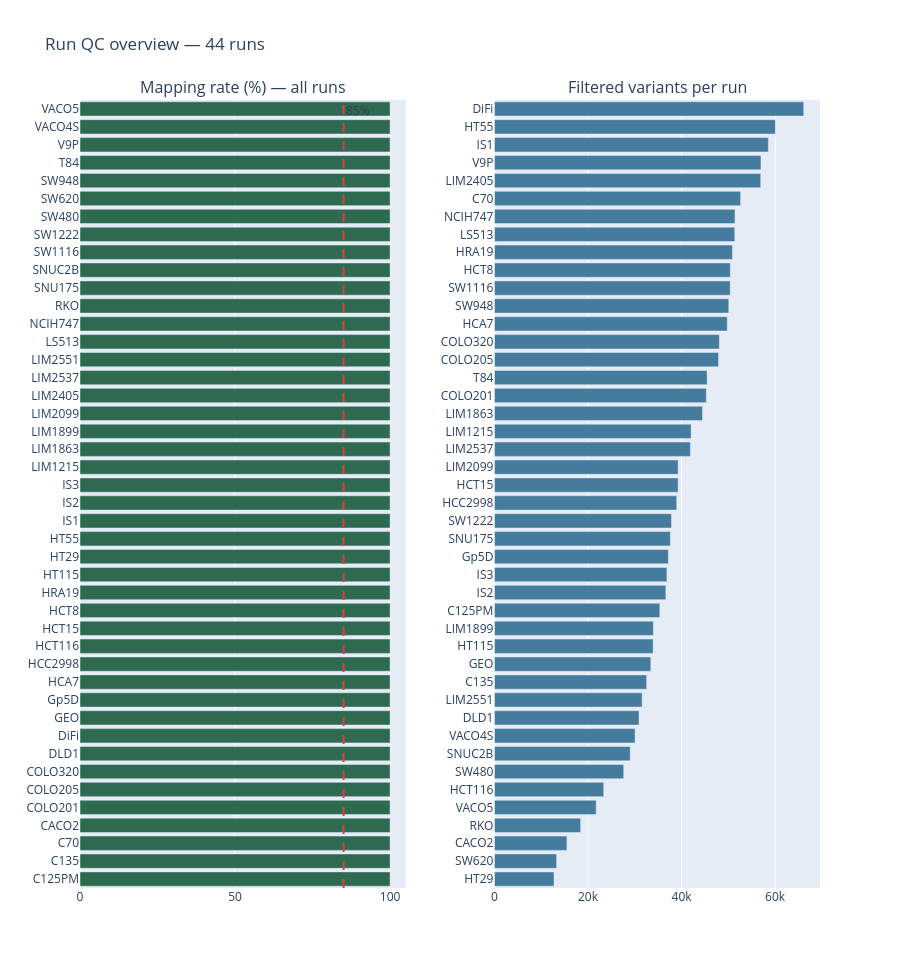

Notebook code for this chart:
### Markdown cell above
## Cross-sample QC overview
Mapping rate, variant counts, and mean depth for every run in the database.

### Code cell
runs = query("""
    SELECT r.run_id, s.name AS sample, s.cell_line,
           r.mapping_rate, r.total_raw, r.total_filt, r.run_date
    FROM runs r
    JOIN samples s ON r.sample_id = s.sample_id
    ORDER BY s.cell_line, r.run_id
""")

if runs.empty:
    print("No runs found in database.")
else:
    runs["label"] = runs["cell_line"].fillna(runs["sample"])
    runs_sorted = runs.sort_values("mapping_rate", ascending=True)

    fig = make_subplots(
        rows=1, cols=2,
        subplot_titles=("Mapping rate (%) — all runs", "Filtered variants per run"),
        horizontal_spacing=0.12
    )

    # Horizontal bar — mapping rate, coloured by pass/fail
    colors = ["#e63946" if v < 85 else "#2d6a4f" for v in runs_sorted["mapping_rate"]]
    fig.add_trace(go.Bar(
        y=runs_sorted["label"],
        x=runs_sorted["mapping_rate"],
        orientation="h",
        marker_color=colors,
        hovertemplate="%{y}<br>Mapping rate: %{x:.1f}%<extra></extra>"
    ), row=1, col=1)
    fig.add_vline(x=85, line_dash="dash", line_color="#e63946",
                  annotation_text="85%", row=1, col=1)

    # Horizontal bar — filtered variants
    runs_sorted2 = runs.sort_values("total_filt", ascending=True)
    fig.add_trace(go.Bar(
        y=runs_sorted2["label"],
        x=runs_sorted2["total_filt"],
        orientation="h",
        marker_color="#457b9d",
        hovertemplate="%{y}<br>Filtered variants: %{x:,}<extra></extra>"
    ), row=1, col=2)

    n = len(runs)
    fig.update_layout(
        height=max(400, 22 * n),
        title=f"Run QC overview — {n} runs",
        showlegend=False
    )
    fig.update_yaxes(tickmode='linear', dtick=1)
    fig.update_xaxes(range=[0, 105], row=1, col=1)
    fig.show()

    # Summary table grouped by cell line
    summary = (
        runs.groupby("label").agg(
            n_runs=("run_id", "count"),
            mean_mapping=("mapping_rate", "mean"),
            mean_filt_vars=("total_filt", "mean"),
        ).reset_index().rename(columns={"label": "cell_line"})
        .sort_values("mean_filt_vars", ascending=False)
    )
    display(summary.style.format({
        "mean_mapping": "{:.1f}",
        "mean_filt_vars": "{:,.0f}"
    }))

### Figure 1 — Plotly figure (JSON) as saved in the notebook; plotly's stock layout.template omitted (floating-point values rounded to 4 significant figures)
{"data": [{"hovertemplate": "%{y}<br>Mapping rate: %{x:.1f}%<extra></extra>", "marker": {"color": ["#2d6a4f", "#2d6a4f", "#2d6a4f", "#2d6a4f", "#2d6a4f", "#2d6a4f", "#2d6a4f", "#2d6a4f", "#2d6a4f", "#2d6a4f", "#2d6a4f", "#2d6a4f", "#2d6a4f", "#2d6a4f", "#2d6a4f", "#2d6a4f", "#2d6a4f", "#2d6a4f", "#2d6a4f", "#2d6a4f", "#2d6a4f", "#2d6a4f", "#2d6a4f", "#2d6a4f", "#2d6a4f", "#2d6a4f", "#2d6a4f", "#2d6a4f", "#2d6a4f", "#2d6a4f", "#2d6a4f", "#2d6a4f", "#2d6a4f", "#2d6a4f", "#2d6a4f", "#2d6a4f", "#2d6a4f", "#2d6a4f", "#2d6a4f", "#2d6a4f", "#2d6a4f", "#2d6a4f", "#2d6a4f", "#2d6a4f"]}, "orientation": "h", "type": "bar", "x": [100.0, 100.0, 100.0, 100.0, 100.0, 100.0, 100.0, 100.0, 100.0, 100.0, 100.0, 100.0, 100.0, 100.0, 100.0, 100.0, 100.0, 100.0, 100.0, 100.0, 100.0, 100.0, 100.0, 100.0, 100.0, 100.0, 100.0, 100.0, 100.0, 100.0, 100.0, 100.0, 100.0, 100.0, 100.0, 100.0, 100.0, 100.0, 100.0, 100.0, 100.0, 100.0, 100.0, 100.0], "xaxis": "x", "y": ["C125PM", "C135", "C70", "CACO2", "COLO201", "COLO205", "COLO320", "DLD1", "DiFi", "GEO", "Gp5D", "HCA7", "HCC2998", "HCT116", "HCT15", "HCT8", "HRA19", "HT115", "HT29", "HT55", "IS1", "IS2", "IS3", "LIM1215", "LIM1863", "LIM1899", "LIM2099", "LIM2405", "LIM2537", "LIM2551", "LS513", "NCIH747", "RKO", "SNU175", "SNUC2B", "SW1116", "SW1222", "SW480", "SW620", "SW948", "T84", "V9P", "VACO4S", "VACO5"], "yaxis": "y"}, {"hovertemplate": "%{y}<br>Filtered variants: %{x:,}<extra></extra>", "marker": {"color": "#457b9d"}, "orientation": "h", "type": "bar", "x": [12743, 13306, 15499, 18425, 21752, 23365, 27637, 29027, 30070, 30911, 31582, 32549, 33433, 33927, 33983, 35361, 36642, 36873, 37179, 37613, 37857, 38966, 39267, 39269, 41897, 42049, 44478, 45289, 45467, 47912, 48083, 49771, 50097, 50398, 50428, 50874, 51376, 51420, 52622, 56924, 56975, 58557, 60043, 66114], "xaxis": "x2", "y": ["HT29", "SW620", "CACO2", "RKO", "VACO5", "HCT116", "SW480", "SNUC2B", "VACO4S", "DLD1", "LIM2551", "C135", "GEO", "HT115", "LIM1899", "C125PM", "IS2", "IS3", "Gp5D", "SNU175", "SW1222", "HCC2998", "HCT15", "LIM2099", "LIM2537", "LIM1215", "LIM1863", "COLO201", "T84", "COLO205", "COLO320", "HCA7", "SW948", "SW1116", "HCT8", "HRA19", "LS513", "NCIH747", "C70", "LIM2405", "V9P", "IS1", "HT55", "DiFi"], "yaxis": "y2"}], "layout": {"annotations": [{"font": {"size": 16}, "showarrow": false, "text": "Mapping rate (%) — all runs", "x": 0.22, "xanchor": "center", "xref": "paper", "y": 1, "yanchor": "bottom", "yref": "paper"}, {"font": {"size": 16}, "showarrow": false, "text": "Filtered variants per run", "x": 0.78, "xanchor": "center", "xref": "paper", "y": 1, "yanchor": "bottom", "yref": "paper"}, {"showarrow": false, "text": "85%", "x": 85, "xanchor": "left", "xref": "x", "y": 1, "yanchor": "top", "yref": "y domain"}], "height": 968, "shapes": [{"line": {"color": "#e63946", "dash": "dash"}, "type": "line", "x0": 85, "x1": 85, "xref": "x", "y0": 0, "y1": 1, "yref": "y domain"}], "showlegend": false, "title": {"text": "Run QC overview — 44 runs"}, "xaxis": {"anchor": "y", "domain": [0, 0.44], "range": [0, 105]}, "xaxis2": {"anchor": "y2", "domain": [0.56, 1]}, "yaxis": {"anchor": "x", "domain": [0, 1], "dtick": 1, "tickmode": "linear"}, "yaxis2": {"anchor": "x2", "domain": [0, 1], "dtick": 1, "tickmode": "linear"}}}
